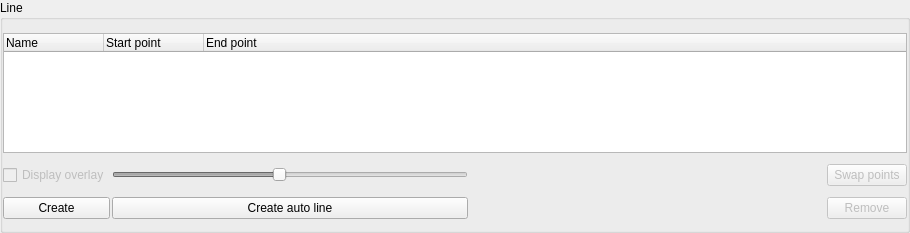
<?xml version="1.0" encoding="UTF-8"?>
<ui version="4.0">
 <class>HelicalLineWidget</class>
 <widget class="QWidget" name="HelicalLineWidget">
  <property name="geometry">
   <rect>
    <x>0</x>
    <y>0</y>
    <width>910</width>
    <height>233</height>
   </rect>
  </property>
  <property name="windowTitle">
   <string>Helical line widget</string>
  </property>
  <layout class="QHBoxLayout">
   <property name="spacing">
    <number>0</number>
   </property>
   <property name="margin">
    <number>0</number>
   </property>
   <item>
    <layout class="QVBoxLayout">
     <property name="margin">
      <number>0</number>
     </property>
     <item>
      <widget class="QGroupBox" name="main_gbox">
       <property name="sizePolicy">
        <sizepolicy hsizetype="Expanding" vsizetype="Expanding">
         <horstretch>0</horstretch>
         <verstretch>0</verstretch>
        </sizepolicy>
       </property>
       <property name="acceptDrops">
        <bool>false</bool>
       </property>
       <property name="title">
        <string>Line</string>
       </property>
       <property name="checkable">
        <bool>false</bool>
       </property>
       <layout class="QHBoxLayout">
        <property name="spacing">
         <number>6</number>
        </property>
        <property name="leftMargin">
         <number>0</number>
        </property>
        <property name="topMargin">
         <number>4</number>
        </property>
        <property name="rightMargin">
         <number>0</number>
        </property>
        <property name="bottomMargin">
         <number>0</number>
        </property>
        <item>
         <layout class="QGridLayout" name="gridLayout">
          <property name="leftMargin">
           <number>0</number>
          </property>
          <property name="topMargin">
           <number>0</number>
          </property>
          <property name="spacing">
           <number>2</number>
          </property>
          <item row="2" column="0">
           <widget class="QPushButton" name="create_line_button">
            <property name="text">
             <string>Create</string>
            </property>
           </widget>
          </item>
          <item row="1" column="1">
           <widget class="QSlider" name="overlay_slider">
            <property name="enabled">
             <bool>false</bool>
            </property>
            <property name="maximum">
             <number>255</number>
            </property>
            <property name="value">
             <number>120</number>
            </property>
            <property name="orientation">
             <enum>Qt::Horizontal</enum>
            </property>
           </widget>
          </item>
          <item row="1" column="0">
           <widget class="QCheckBox" name="overlay_cbox">
            <property name="enabled">
             <bool>false</bool>
            </property>
            <property name="text">
             <string>Display overlay</string>
            </property>
           </widget>
          </item>
          <item row="1" column="3">
           <widget class="QPushButton" name="swap_points_button">
            <property name="enabled">
             <bool>false</bool>
            </property>
            <property name="text">
             <string>Swap points</string>
            </property>
           </widget>
          </item>
          <item row="0" column="0" colspan="4">
           <widget class="QTreeWidget" name="lines_treewidget">
            <property name="sizePolicy">
             <sizepolicy hsizetype="Preferred" vsizetype="Fixed">
              <horstretch>0</horstretch>
              <verstretch>0</verstretch>
             </sizepolicy>
            </property>
            <property name="minimumSize">
             <size>
              <width>0</width>
              <height>120</height>
             </size>
            </property>
            <property name="maximumSize">
             <size>
              <width>16777215</width>
              <height>120</height>
             </size>
            </property>
            <property name="font">
             <font>
              <pointsize>9</pointsize>
             </font>
            </property>
            <property name="editTriggers">
             <set>QAbstractItemView::NoEditTriggers</set>
            </property>
            <property name="selectionMode">
             <enum>QAbstractItemView::ExtendedSelection</enum>
            </property>
            <property name="rootIsDecorated">
             <bool>false</bool>
            </property>
            <column>
             <property name="text">
              <string>Name</string>
             </property>
            </column>
            <column>
             <property name="text">
              <string>Start point</string>
             </property>
            </column>
            <column>
             <property name="text">
              <string>End point</string>
             </property>
            </column>
           </widget>
          </item>
          <item row="2" column="3">
           <widget class="QPushButton" name="remove_line_button">
            <property name="enabled">
             <bool>false</bool>
            </property>
            <property name="text">
             <string>Remove</string>
            </property>
           </widget>
          </item>
          <item row="2" column="1">
           <widget class="QPushButton" name="create_auto_line_button">
            <property name="text">
             <string>Create auto line</string>
            </property>
           </widget>
          </item>
          <item row="1" column="2">
           <spacer name="horizontalSpacer_2">
            <property name="orientation">
             <enum>Qt::Horizontal</enum>
            </property>
            <property name="sizeHint" stdset="0">
             <size>
              <width>40</width>
              <height>20</height>
             </size>
            </property>
           </spacer>
          </item>
         </layout>
        </item>
       </layout>
      </widget>
     </item>
    </layout>
   </item>
  </layout>
 </widget>
 <layoutdefault spacing="6" margin="11"/>
 <pixmapfunction>qPixmapFromMimeSource</pixmapfunction>
 <resources/>
 <connections>
  <connection>
   <sender>overlay_cbox</sender>
   <signal>toggled(bool)</signal>
   <receiver>overlay_slider</receiver>
   <slot>setEnabled(bool)</slot>
   <hints>
    <hint type="sourcelabel">
     <x>20</x>
     <y>169</y>
    </hint>
    <hint type="destinationlabel">
     <x>161</x>
     <y>171</y>
    </hint>
   </hints>
  </connection>
 </connections>
</ui>
